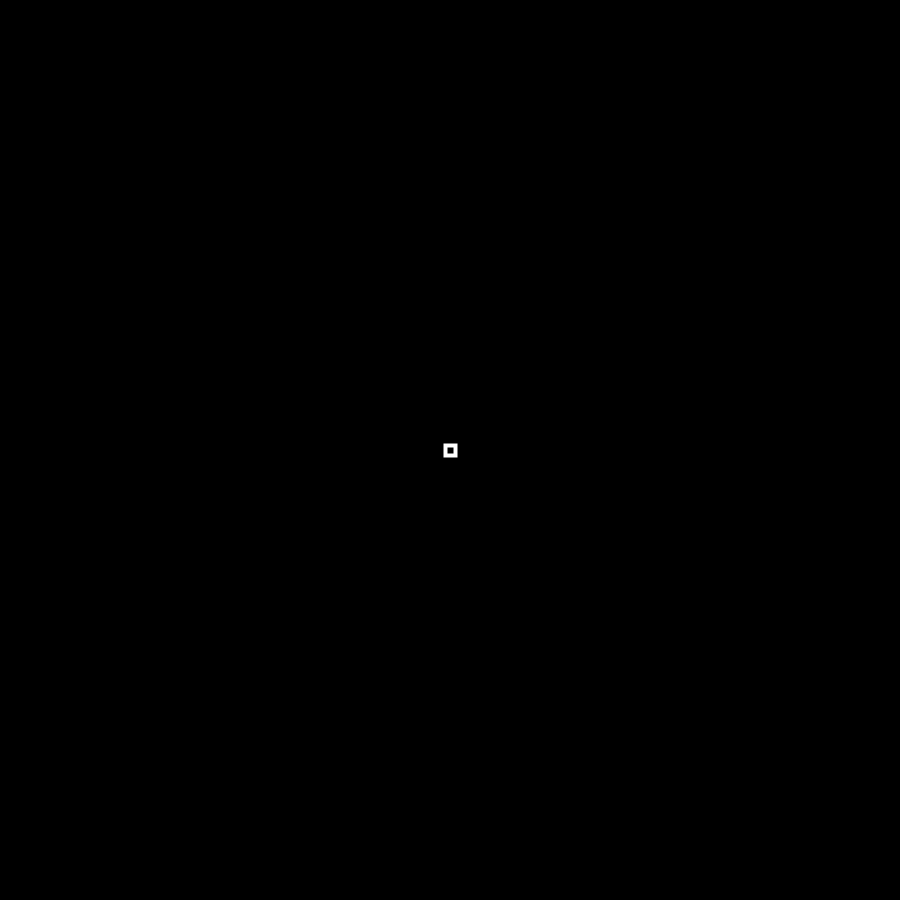
Frame 1 (no input)
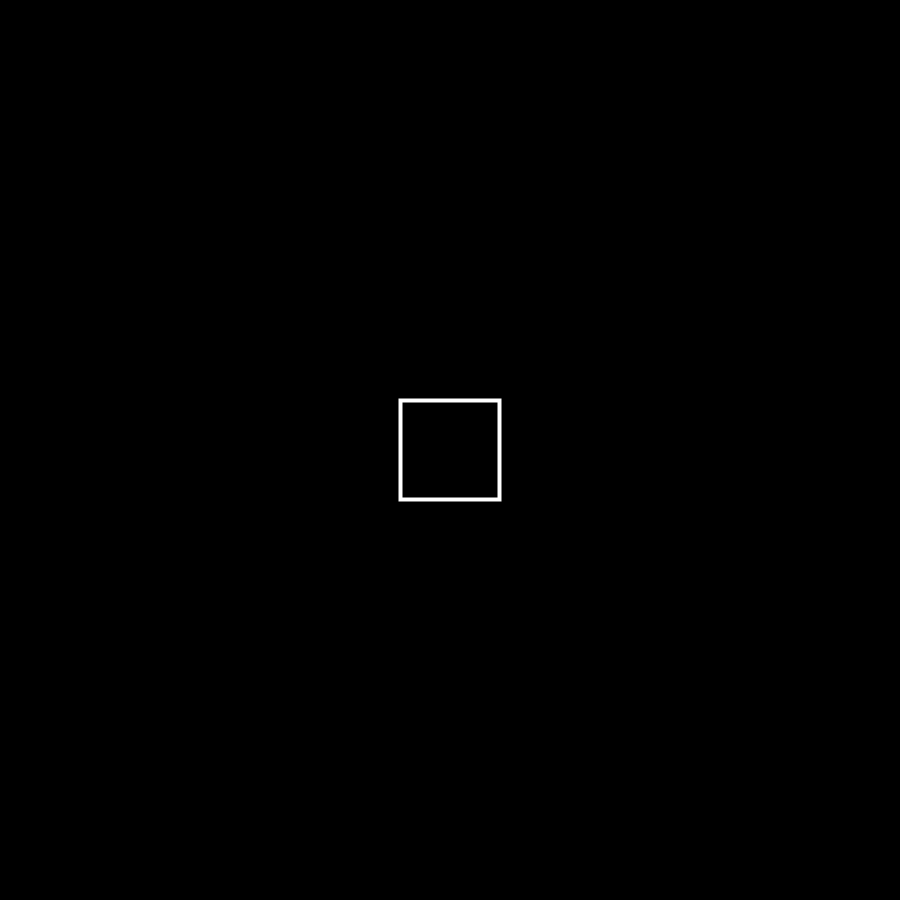
Frame 60 (the mouse pressed at the canvas centre just before this capture)
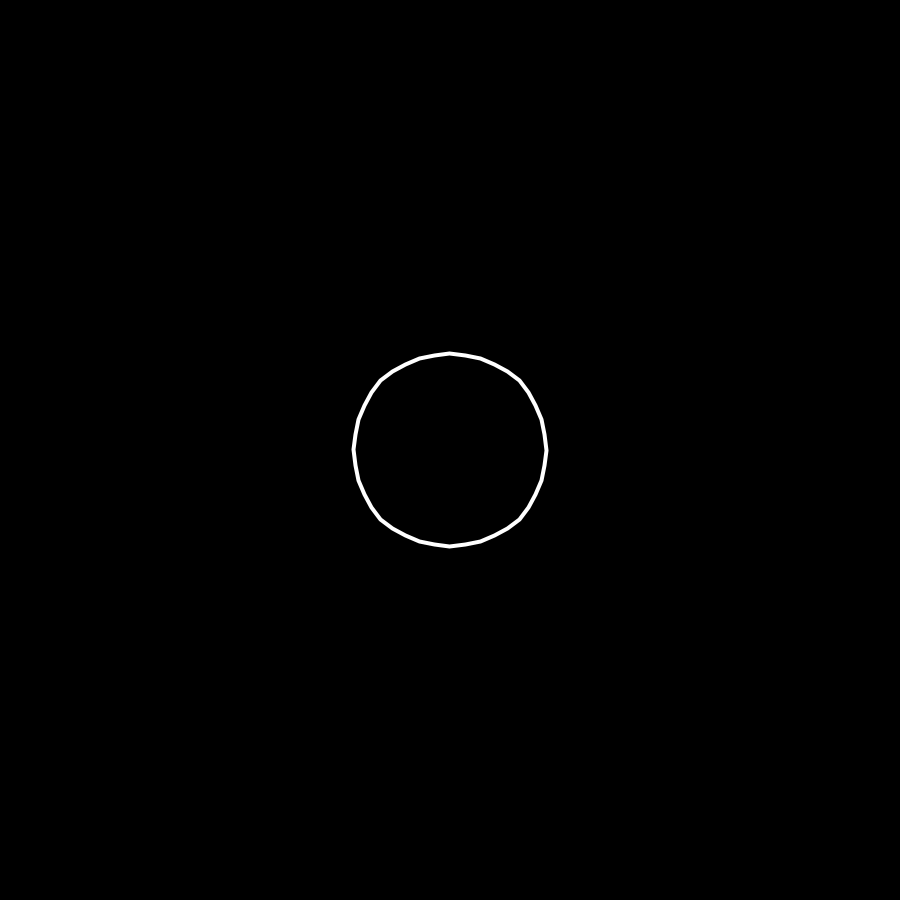
Frame 120 (the mouse held since frame 60 and released just before this capture)

The Processing sketch that drew these frames (run headless with seeded random() and noise(); from frame 60 on, the mouse is pressed at the canvas centre):

// Processing sketch: sketch_08_06_formalcontrasts
// ── sketch_08_06_formalcontrasts.pde
ArrayList<PVector> circle = new ArrayList<PVector>();
ArrayList<PVector> square = new ArrayList<PVector>();
ArrayList<PVector> morph = new ArrayList<PVector>();

boolean state = false;

void setup() {
  size(900, 900);
  background(0);

  for (int angle = 0; angle < 360; angle += 9) {
    PVector v = PVector.fromAngle(radians(angle-135));
    v.mult(100);
    circle.add(v);
    morph.add(new PVector());
  }

  for (int x = -50; x < 50; x += 10) {
    square.add(new PVector(x, -50));
  }
  for (int y = -50; y < 50; y += 10) {
    square.add(new PVector(50, y));
  }
  for (int x = 50; x > -50; x -= 10) {
    square.add(new PVector(x, 50));
  }
  for (int y = 50; y > -50; y -= 10) {
    square.add(new PVector(-50, y));
  }
}

void draw() {
  background(0);

  float totalDistance = 0;
  
  for (int i = 0; i < circle.size(); i++) {
    PVector v1;
    if (state) {
      v1 = circle.get(i);
    }
    else {
      v1 = square.get(i);
    }
    PVector v2 = morph.get(i);
    v2.lerp(v1, 0.1);
    totalDistance += PVector.dist(v1, v2);
  }
  
  if (totalDistance < 0.1) {
    state = !state;
  }
  
  translate(width/2, height/2);
  strokeWeight(4);
  beginShape();
  noFill();
  stroke(255);
  for (PVector v : morph) {
    vertex(v.x, v.y);
  }
  endShape(CLOSE);
}
